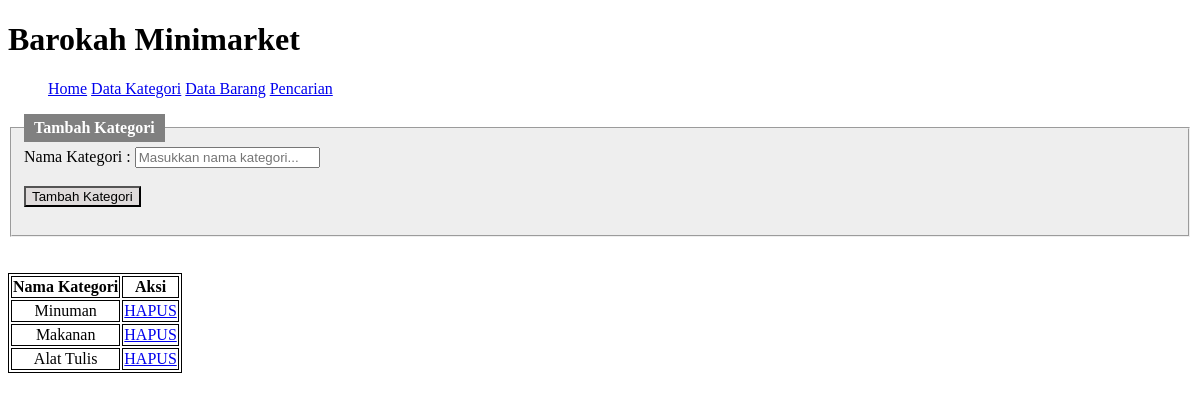
The page /UTS/data_kategori.php on the database its author committed.
### tables this page shows
CREATE TABLE `kategori` (
  `id_kategori` int(11) NOT NULL,
  `nama_kategori` varchar(50) NOT NULL
);

### UTS/data_kategori.php (the view, shortened to what this page needs)
<!DOCTYPE html>
<html lang="en">
<head>
    <link rel="stylesheet" href="css/style.css">
    <?php
        include ("connection.php");
    ?>
</head>
<body>
    <h1>Barokah Minimarket</h1>
    <ul class="navigasi">
        <li><a href="index.php">Home</a></li>
        <li><a href="data_kategori.php">Data Kategori</a></li>
        <li><a href="data_barang.php">Data Barang</a></li>
        <li><a href="pencarian.php">Pencarian</a></li>
    </ul>
    <form action="proses_data.php" method="GET">
        <fieldset>
            <legend>Tambah Kategori</legend>
            <label for="nama_kategori">Nama Kategori :</label>
            <input type="text" name="nama_kategori" required="required" placeholder="Masukkan nama kategori..."><br><br>
            <button type="submit" name="tambah_kategori" class="tombol">Tambah Kategori</button>
            <br><br>
        </fieldset>
    </form>
    <br><br>
    <table>
        <?php
            $query = "SELECT * FROM kategori";
            $result = mysqli_query($connect, $query);
        ?>
        <thead>
            <tr>
                <th>Nama Kategori</th>
                <th>Aksi</th>
            </tr>
        </thead>
        <tbody>
            <?php while($data = mysqli_fetch_array($result)) :?>
            <tr>
                <td><?php echo $data['nama_kategori']; ?></td>
                <td>
                    <a href="proses_data.php?delete_kategori=<?php echo $data['nama_kategori'];?>">HAPUS</a>
                </td>
            </tr>
            <?php endwhile ?>
        </tbody>
    </table>
</body>
</html>

### UTS/css/style.css (style rules this page uses)
.navigasi { list-style-type: none; }
.navigasi li { display: inline; }
table, th, td { border: 1px solid black; text-align: center; }
fieldset { background-color: #eeeeee; }
legend { background-color: gray; color: white; padding: 5px 10px; font-weight: bold; }
.tombol { background-color: #dfdbdb; }

### rows shown on the page
kategori: nama_kategori "Minuman"
kategori: nama_kategori "Makanan"
kategori: nama_kategori "Alat Tulis"
